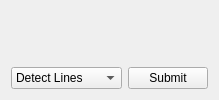
      <widget class="QWidget" name="tab">
       <attribute name="title">
        <string>Hough Detection</string>
       </attribute>
       <layout class="QVBoxLayout" name="verticalLayout_3">
        <item>
         <layout class="QHBoxLayout" name="horizontalLayout_4">
          <item>
           <widget class="QLabel" name="original_image_tab8">
            <property name="text">
             <string/>
            </property>
           </widget>
          </item>
          <item>
           <widget class="QLabel" name="detected_shapes_image">
            <property name="text">
             <string/>
            </property>
           </widget>
          </item>
         </layout>
        </item>
        <item>
         <layout class="QHBoxLayout" name="horizontalLayout_28">
          <item>
           <widget class="QComboBox" name="detection_combobox">
            <item>
             <property name="text">
              <string>Detect Lines</string>
             </property>
            </item>
            <item>
             <property name="text">
              <string>Detect Circles</string>
             </property>
            </item>
            <item>
             <property name="text">
              <string>Detect Ellipses</string>
             </property>
            </item>
           </widget>
          </item>
          <item>
           <widget class="QPushButton" name="detection_button">
            <property name="text">
             <string>Submit</string>
            </property>
           </widget>
          </item>
         </layout>
        </item>
       </layout>
      </widget>
